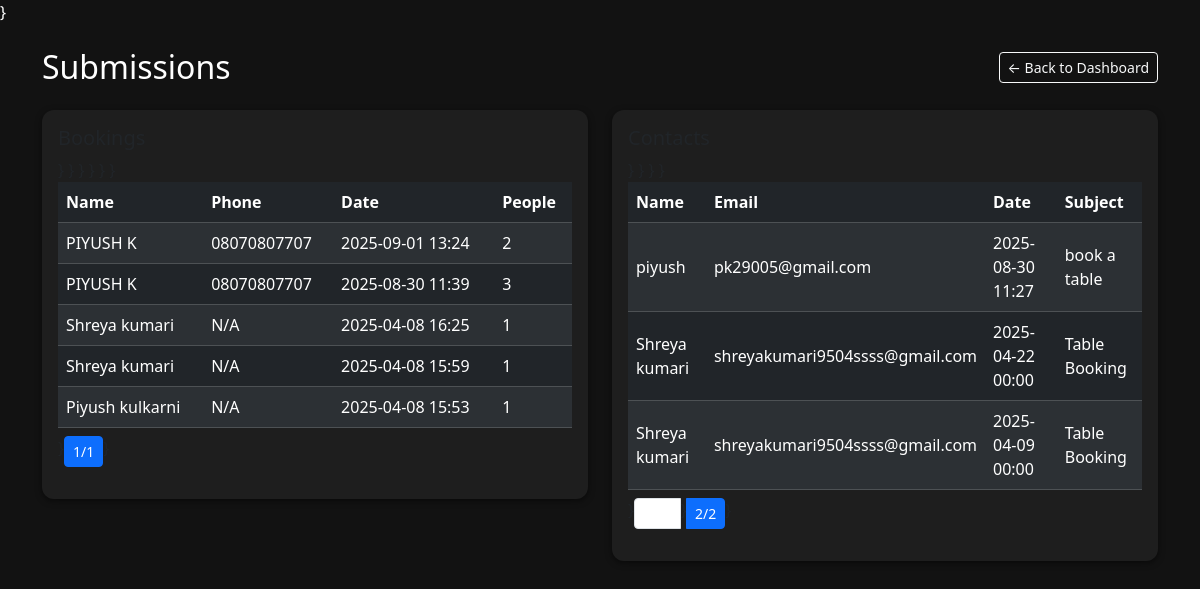
The app's page /submissions/?cpage=2&bpage=1 (signed in) with its own data.
### application/models.py (models this page shows, shortened)
class enquiry_table(models.Model):
    name = models.CharField(max_length=100)
    email = models.EmailField()
    phone = models.CharField(max_length=15)
    date = models.DateTimeField(default=timezone.now)
    time = models.DateTimeField(default=timezone.now)
    people = models.IntegerField(default=0)
    message = models.TextField()
    subject = models.CharField(max_length=255)

class enquiry_table_1(models.Model):
    name = models.CharField(max_length=100)
    email = models.EmailField()
    phone = models.CharField(max_length=15)
    date = models.DateTimeField(default=timezone.now)
    time = models.DateTimeField(default=timezone.now)
    people = models.IntegerField(default=0)
    message = models.TextField()
    subject = models.CharField(max_length=255)

### application/views.py (the view)
# urls.py: path('submissions/', views.submissions, name='submissions'),
@login_required(login_url='login')
def submissions(request):
    if not request.user.is_staff:
        messages.error(request, "You do not have permission to view submissions.")
        return redirect('dashboard')
    bookings_qs = enquiry_table.objects.order_by('-date')
    contacts_qs = enquiry_table_1.objects.order_by('-date')
    bookings_page = request.GET.get('bpage', 1)
    contacts_page = request.GET.get('cpage', 1)
    bookings = Paginator(bookings_qs, 10).get_page(bookings_page)
    contacts = Paginator(contacts_qs, 10).get_page(contacts_page)
    return render(request, 'submissions.html', {'bookings': bookings, 'contacts': contacts})

### templates/submissions.html (shortened to what this page needs)
{% load static %}
<!doctype html>
<html lang="en">
<head>
  <link href="https://cdn.jsdelivr.net/npm/bootstrap@5.3.2/dist/css/bootstrap.min.css" rel="stylesheet">
</head>
<body>
}
<div class="container py-4">
  <div class="d-flex justify-content-between align-items-center mb-4">
    <h2 class="mb-0">Submissions</h2>
    <div>
      <a href="{% url 'dashboard' %}}" class="btn btn-outline-light btn-sm">← Back to Dashboard</a>
    </div>
  </div>
  <div class="row g-4">
    <div class="col-12 col-lg-6">
      <div class="card p-3">
        <h5>Bookings</h5>
        <div class="table-responsive">
          <table class="table table-dark table-striped table-hover align-middle mb-2">
            <thead><tr><th>Name</th><th>Phone</th><th>Date</th><th>People</th></tr></thead>
            <tbody>
              {% for b in bookings %}}
                <tr>
                  <td>{{ b.name }}</td>
                  <td>{{ b.phone }}</td>
                  <td>{{ b.date|date:"Y-m-d H:i" }}</td>
                  <td>{{ b.people }}</td>
                </tr>
              {% empty %}}
                <tr><td colspan="4" class="text-center">No bookings</td></tr>
              {% endfor %}}
            </tbody>
          </table>
        </div>
        <nav>
          <ul class="pagination pagination-sm">
            <li class="page-item active"><span class="page-link">{{ bookings.number }}/{{ bookings.paginator.num_pages }}</span></li>
          </ul>
        </nav>
      </div>
    </div>
    <div class="col-12 col-lg-6">
      <div class="card p-3">
        <h5>Contacts</h5>
        <div class="table-responsive">
          <table class="table table-dark table-striped table-hover align-middle mb-2">
            <thead><tr><th>Name</th><th>Email</th><th>Date</th><th>Subject</th></tr></thead>
            <tbody>
              {% for c in contacts %}}
                <tr>
                  <td>{{ c.name }}</td>
                  <td>{{ c.email }}</td>
                  <td>{{ c.date|date:"Y-m-d H:i" }}</td>
                  <td>{{ c.subject }}</td>
                </tr>
              {% empty %}}
                <tr><td colspan="4" class="text-center">No contacts</td></tr>
              {% endfor %}}
            </tbody>
          </table>
        </div>
        <nav>
          <ul class="pagination pagination-sm">
            {% if contacts.has_previous %}}
              <li class="page-item"><a class="page-link" href="?cpage={{ contacts.previous_page_number }}&bpage={{ bookings.number }}">Prev</a></li>
            {% endif %}}
            <li class="page-item active"><span class="page-link">{{ contacts.number }}/{{ contacts.paginator.num_pages }}</span></li>
          </ul>
        </nav>
      </div>
    </div>
  </div>
</div>
</body>
</html>

### templates/submissions.html (style rules this page uses)
body { background-color:#121212; color:#fff; }
.card { background:#1e1e1e; border:none; border-radius:12px; box-shadow:0 2px 6px rgba(0,0,0,0.5); }
a, .page-link { color:#fff; }
.page-item.active .page-link { background:#0d6efd; border-color:#0d6efd; }

### records on screen
enquiry_table: name "PIYUSH K", phone "08070807707", date "2025-09-01 13:24", people "2"
enquiry_table: name "PIYUSH K", phone "08070807707", date "2025-08-30 11:39", people "3"
enquiry_table: name "Shreya kumari", phone "N/A", date "2025-04-08 16:25", people "1"
enquiry_table: name "Shreya kumari", phone "N/A", date "2025-04-08 15:59", people "1"
enquiry_table: name "Piyush kulkarni", phone "N/A", date "2025-04-08 15:53", people "1"
enquiry_table_1: name "piyush", email "pk29005@gmail.com", date "2025-08-30 11:27", subject "book a table"
enquiry_table_1: name "Shreya kumari", email "shreyakumari9504ssss@gmail.com", date "2025-04-22 00:00", subject "Table Booking"
enquiry_table_1: name "Shreya kumari", email "shreyakumari9504ssss@gmail.com", date "2025-04-09 00:00", subject "Table Booking"

### other values on screen
{{ bookings.number }} "1"
{{ bookings.paginator.num_pages }} "1"
{{ contacts.number }} "2"
{{ contacts.paginator.num_pages }} "2"
